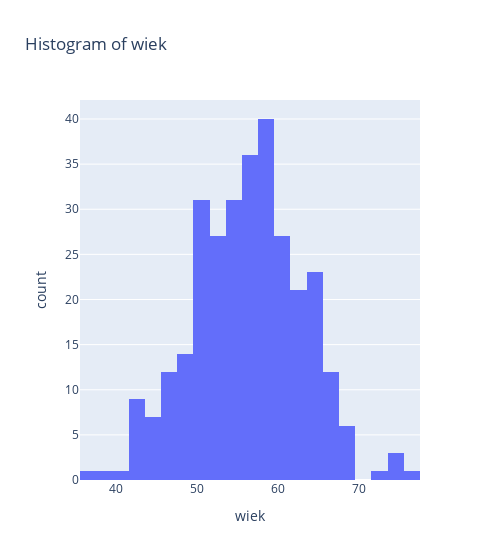
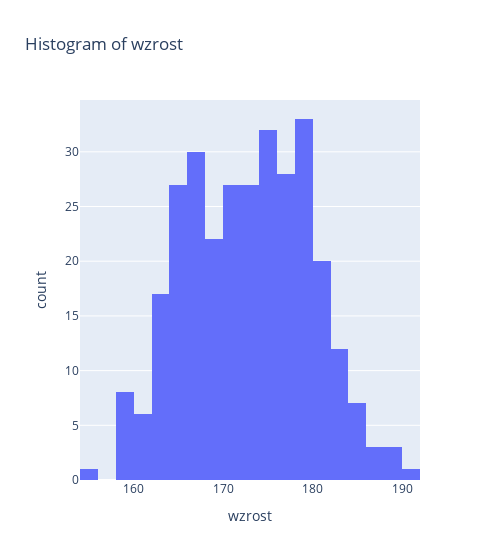
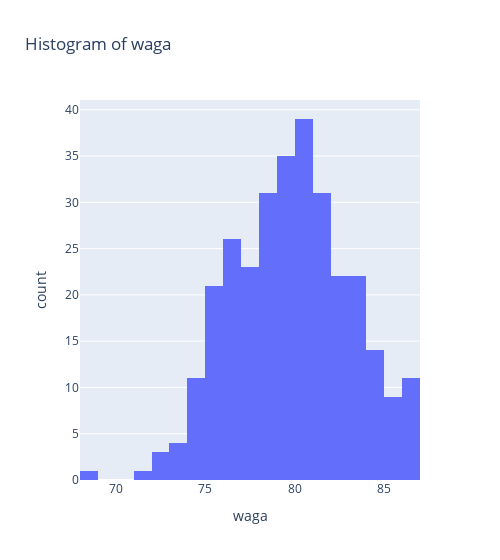
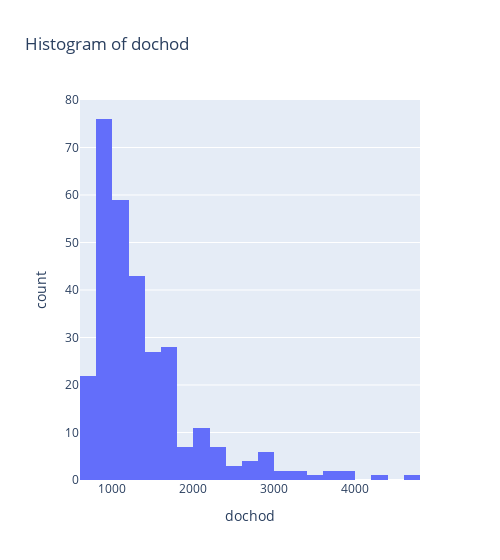

Source (notebook cell) for these figures, in order:
### Code cell
# make some histograms to visualize the data and see if it is normally distributed
fig = px.histogram(dataframe, x='wiek', title='Histogram of wiek', width=500)
fig_wzrost = px.histogram(dataframe, x='wzrost', title='Histogram of wzrost', width=500)
fig_waga = px.histogram(dataframe, x='waga', title='Histogram of waga', width=500)
fig_dochod = px.histogram(dataframe, x='dochod', title='Histogram of dochod', width=500)
fig_oszczednosci = px.histogram(dataframe, x='oszczednosci', title='Histogram of oszczednosci', width=500)
fig_wydatki_zyw = px.histogram(dataframe, x='wydatki_zyw', title='Histogram of wydatki_zyw', width=500)
fig.show()
# test if the data is normally distributed
print("Shapiro test for wiek: ", shapiro(dataframe['wiek']))
fig_wzrost.show()
print("Shapiro test for wzrost: ", shapiro(dataframe['wzrost']))
fig_waga.show()
print("Shapiro test for waga: ", shapiro(dataframe['waga']))
fig_dochod.show()
print("Shapiro test for dochod: ", shapiro(dataframe['dochod']))
fig_oszczednosci.show()
print("Shapiro test for oszczednosci: ", shapiro(dataframe['oszczednosci']))
fig_wydatki_zyw.show()
print("Shapiro test for wydatki_zyw: ", shapiro(dataframe['wydatki_zyw']))

### Figure 1 — Plotly figure (JSON) as saved in the notebook; plotly's stock layout.template omitted (floating-point values rounded to 4 significant figures; data arrays with more than 128 entries replaced by an {"elided": "..."} marker saying what was removed)
{"data": [{"alignmentgroup": "True", "bingroup": "x", "hovertemplate": "wiek=%{x}<br>count=%{y}<extra></extra>", "legendgroup": "", "marker": {"color": "#636efa", "pattern": {"shape": ""}}, "name": "", "offsetgroup": "", "orientation": "v", "showlegend": false, "type": "histogram", "x": {"elided": "304 int values"}, "xaxis": "x", "yaxis": "y"}], "layout": {"barmode": "relative", "legend": {"tracegroupgap": 0}, "title": {"text": "Histogram of wiek"}, "width": 500, "xaxis": {"anchor": "y", "domain": [0, 1], "title": {"text": "wiek"}}, "yaxis": {"anchor": "x", "domain": [0, 1], "title": {"text": "count"}}}}

### Figure 2 — Plotly figure (JSON) as saved in the notebook; plotly's stock layout.template omitted (floating-point values rounded to 4 significant figures; data arrays with more than 128 entries replaced by an {"elided": "..."} marker saying what was removed)
{"data": [{"alignmentgroup": "True", "bingroup": "x", "hovertemplate": "wzrost=%{x}<br>count=%{y}<extra></extra>", "legendgroup": "", "marker": {"color": "#636efa", "pattern": {"shape": ""}}, "name": "", "offsetgroup": "", "orientation": "v", "showlegend": false, "type": "histogram", "x": {"elided": "304 float values"}, "xaxis": "x", "yaxis": "y"}], "layout": {"barmode": "relative", "legend": {"tracegroupgap": 0}, "title": {"text": "Histogram of wzrost"}, "width": 500, "xaxis": {"anchor": "y", "domain": [0, 1], "title": {"text": "wzrost"}}, "yaxis": {"anchor": "x", "domain": [0, 1], "title": {"text": "count"}}}}

### Figure 3 — Plotly figure (JSON) as saved in the notebook; plotly's stock layout.template omitted (floating-point values rounded to 4 significant figures; data arrays with more than 128 entries replaced by an {"elided": "..."} marker saying what was removed)
{"data": [{"alignmentgroup": "True", "bingroup": "x", "hovertemplate": "waga=%{x}<br>count=%{y}<extra></extra>", "legendgroup": "", "marker": {"color": "#636efa", "pattern": {"shape": ""}}, "name": "", "offsetgroup": "", "orientation": "v", "showlegend": false, "type": "histogram", "x": {"elided": "304 float values"}, "xaxis": "x", "yaxis": "y"}], "layout": {"barmode": "relative", "legend": {"tracegroupgap": 0}, "title": {"text": "Histogram of waga"}, "width": 500, "xaxis": {"anchor": "y", "domain": [0, 1], "title": {"text": "waga"}}, "yaxis": {"anchor": "x", "domain": [0, 1], "title": {"text": "count"}}}}

### Figure 4 — Plotly figure (JSON) as saved in the notebook; plotly's stock layout.template omitted (floating-point values rounded to 4 significant figures; data arrays with more than 128 entries replaced by an {"elided": "..."} marker saying what was removed)
{"data": [{"alignmentgroup": "True", "bingroup": "x", "hovertemplate": "dochod=%{x}<br>count=%{y}<extra></extra>", "legendgroup": "", "marker": {"color": "#636efa", "pattern": {"shape": ""}}, "name": "", "offsetgroup": "", "orientation": "v", "showlegend": false, "type": "histogram", "x": {"elided": "304 float values"}, "xaxis": "x", "yaxis": "y"}], "layout": {"barmode": "relative", "legend": {"tracegroupgap": 0}, "title": {"text": "Histogram of dochod"}, "width": 500, "xaxis": {"anchor": "y", "domain": [0, 1], "title": {"text": "dochod"}}, "yaxis": {"anchor": "x", "domain": [0, 1], "title": {"text": "count"}}}}
